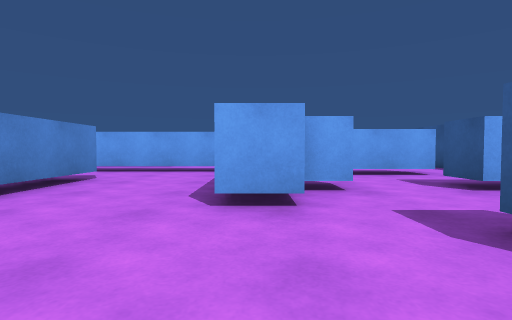
view 1 (above)

17 first-person views from a walk through a scene from a Unity 3-D project. The camera is 0.65 m above the floor, tilts 2° down and sees 80° across. The floor is counted in squares, 1 m on a side. Each view is taken from the middle of a square. On the plan, view 1 faces up. The plan holds only what a view shows up to about 9 squares ahead; the rest is blank.

view 2
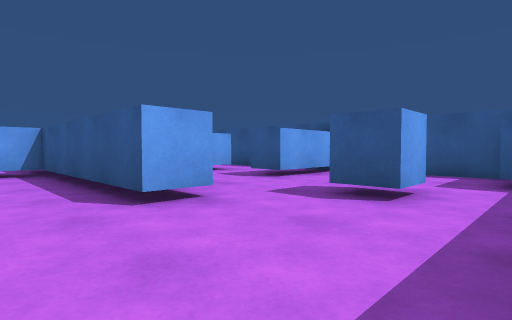

view 3
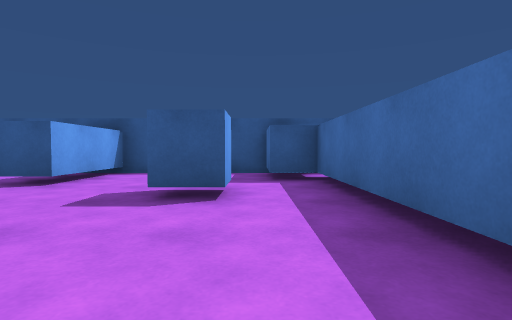

view 4
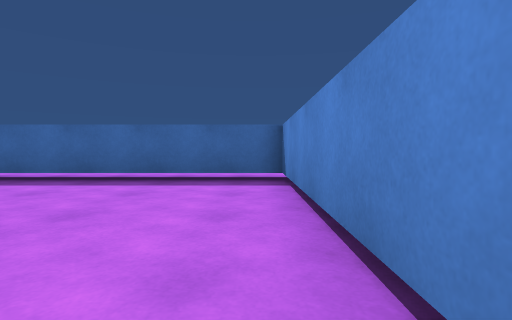

view 5
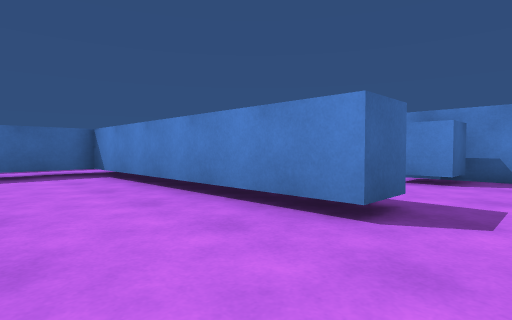

view 6
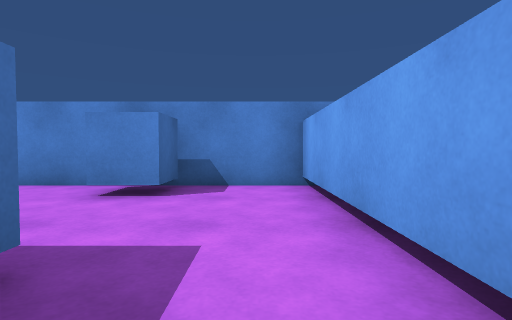

view 7
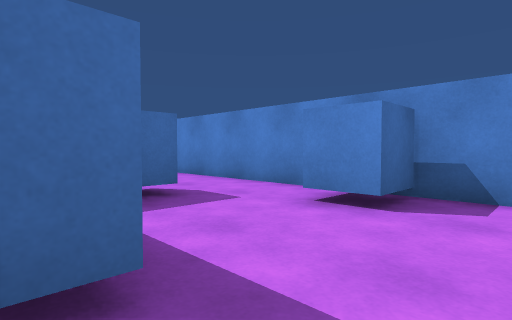

view 8
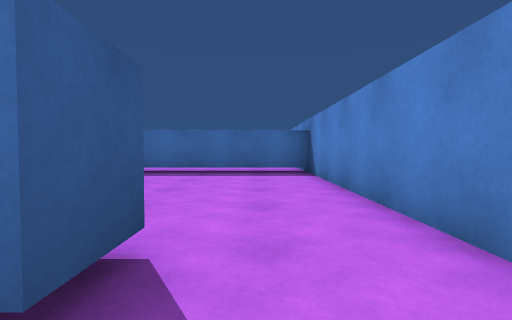

view 9
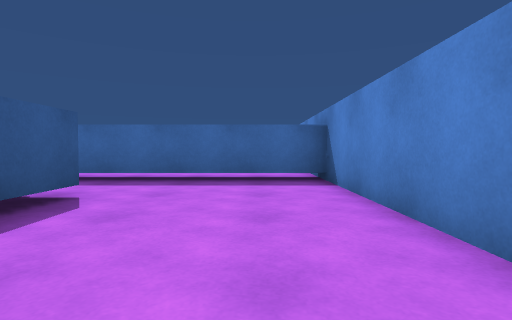

view 10
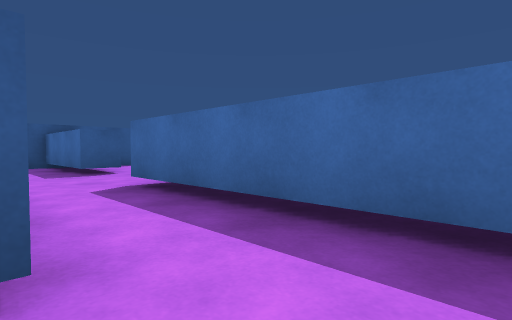

view 11
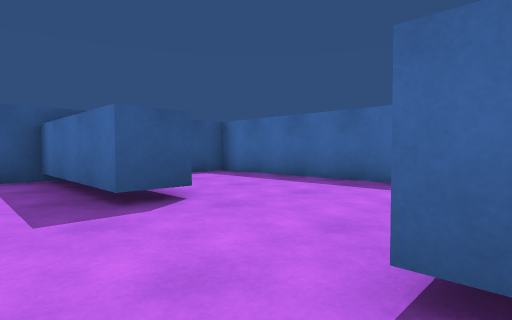

view 12
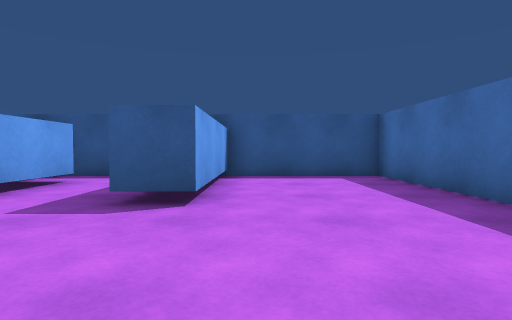

view 13
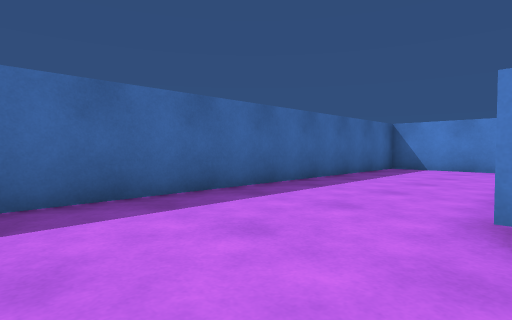

view 14
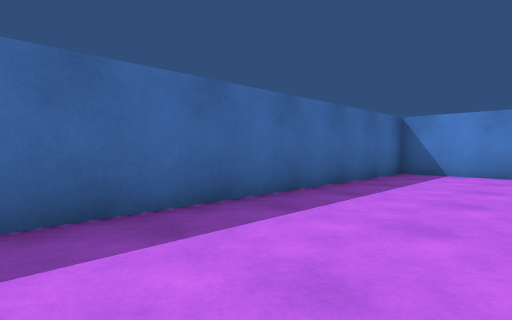

view 15
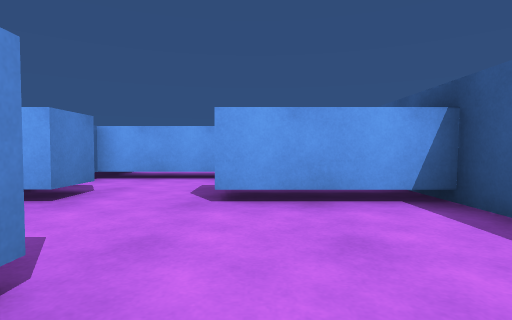

view 16
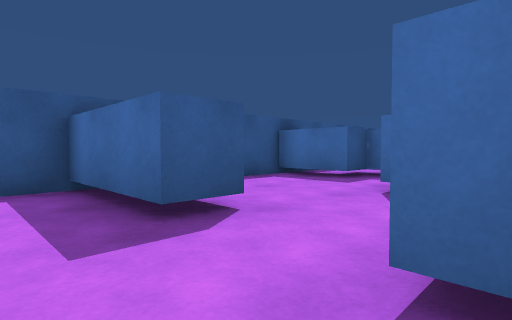

view 17
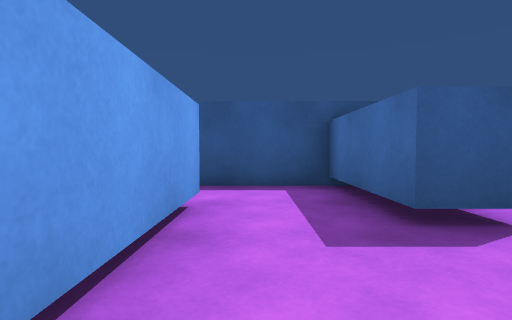

### Floor plan
Key: @ floor where view 1 was taken; # wall or solid block; . floor; T thing the floor can be seen under or through.
Columns run from 9 left of view 1 to 7 right of it. Each row starts with its distance up from view 1.
 10           ...
  9 ##########...
  8 #........#####..#
  7 #........#......#
  6 ##...#...#......#
  5 #....#...##..####
  4 #..###...#......#
  3 #..###..........#
  2 #... #.....#....#
  1 #....#..........#
  0 #....#...@....###
 -1 #....#TTTTTTT##.#
 -2 #...............#
 -3 #...............#
 -4 #TTTTTT##...#####
 -5 #...............#
 -6 #...............#
 -7 #...............#
 -8 #################

Where each view was taken, in squares from view 1:
view 1: 0 up, 0 right, facing up
view 2: 0 up, 2 left, facing up-right
view 3: 1 up, 2 left, facing right
view 4: 6 up, 3 left, facing down
view 5: 8 up, 1 left, facing down-left
view 6: 8 up, 3 left, facing left
view 7: 8 up, 4 left, facing down-left
view 8: 5 up, 7 left, facing down
view 9: 3 up, 7 left, facing down
view 10: 1 down, 6 left, facing down-right
view 11: 2 down, 1 left, facing down-right
view 12: 5 down, 1 left, facing right
view 13: 4 down, 2 right, facing down-left
view 14: 5 down, 0 right, facing down-left
view 15: 1 up, 4 right, facing up
view 16: 7 up, 1 right, facing down-right
view 17: 7 up, 1 right, facing right
